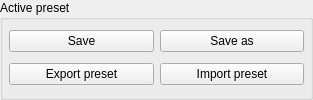
             <widget class="QGroupBox" name="CurrentPresetSection">
              <property name="minimumSize">
               <size>
                <width>313</width>
                <height>0</height>
               </size>
              </property>
              <property name="maximumSize">
               <size>
                <width>313</width>
                <height>16777215</height>
               </size>
              </property>
              <property name="styleSheet">
               <string notr="true">QLabel {
    color: #168de0;
}
</string>
              </property>
              <property name="title">
               <string>Active preset</string>
              </property>
              <layout class="QGridLayout" name="libGrid">
               <property name="leftMargin">
                <number>6</number>
               </property>
               <property name="topMargin">
                <number>4</number>
               </property>
               <property name="rightMargin">
                <number>6</number>
               </property>
               <property name="bottomMargin">
                <number>6</number>
               </property>
               <property name="horizontalSpacing">
                <number>6</number>
               </property>
               <property name="verticalSpacing">
                <number>5</number>
               </property>
               <item row="1" column="1">
                <widget class="QPushButton" name="btnSave">
                 <property name="text">
                  <string>Save</string>
                 </property>
                </widget>
               </item>
               <item row="1" column="2">
                <widget class="QPushButton" name="btnSaveAs">
                 <property name="text">
                  <string>Save as</string>
                 </property>
                </widget>
               </item>
               <item row="2" column="1">
                <widget class="QPushButton" name="btnExport">
                 <property name="text">
                  <string>Export preset</string>
                 </property>
                </widget>
               </item>
               <item row="2" column="2">
                <widget class="QPushButton" name="btnImport">
                 <property name="text">
                  <string>Import preset</string>
                 </property>
                </widget>
               </item>
              </layout>
             </widget>
